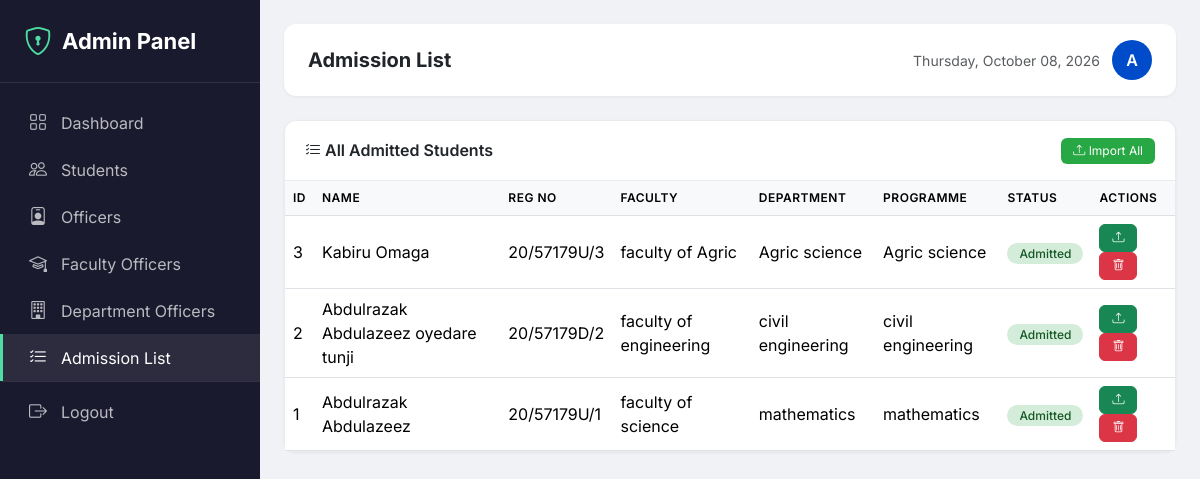
/admin/admission-list.php (signed in), run on the app's committed database.
### tables this page shows
CREATE TABLE `admission_list` (
  `id` int(11) NOT NULL,
  `fullname` varchar(255) DEFAULT NULL,
  `reg_number` varchar(50) DEFAULT NULL,
  `faculty_id` int(11) DEFAULT NULL,
  `faculty_name` varchar(255) DEFAULT NULL,
  `department` varchar(255) DEFAULT NULL,
  `programme` varchar(255) DEFAULT NULL,
  `degree_awarded` varchar(255) DEFAULT NULL,
  `status` varchar(20) DEFAULT 'admitted'
);

### admin/admission-list.php (the view, shortened to what this page needs)
<?php
include '../includes/config.php';
$admissions = mysqli_query($conn, "SELECT * FROM admission_list ORDER BY id DESC");
?>
<!DOCTYPE html>
<html lang="en">
<head>
    <link href="https://cdn.jsdelivr.net/npm/bootstrap@5.3.2/dist/css/bootstrap.min.css" rel="stylesheet">
    <link rel="stylesheet" href="https://cdn.jsdelivr.net/npm/bootstrap-icons@1.11.3/font/bootstrap-icons.min.css">
</head>
<body>
<div class="sidebar">
    <div class="brand"><i class="bi bi-shield-lock"></i> Admin Panel</div>
    <a href="dashboard.php" class="nav-link"><i class="bi bi-grid"></i> Dashboard</a>
    <a href="students.php" class="nav-link"><i class="bi bi-people"></i> Students</a>
    <a href="officers.php" class="nav-link"><i class="bi bi-person-badge"></i> Officers</a>
    <a href="faculty-officers.php" class="nav-link"><i class="bi bi-mortarboard"></i> Faculty Officers</a>
    <a href="department-officers.php" class="nav-link"><i class="bi bi-building"></i> Department Officers</a>
    <a href="admission-list.php" class="nav-link active"><i class="bi bi-list-check"></i> Admission List</a>
    <a href="logout.php" class="nav-link" style="margin-top:auto;border-top:1px solid rgba(255,255,255,0.1);padding-top:16px;"><i class="bi bi-box-arrow-right"></i> Logout</a>
</div>
<div class="main-content">
    <div class="top-bar">
        <h5 class="mb-0 fw-bold">Admission List</h5>
        <div class="user">
            <span class="text-muted small"><?php echo date('l, F d, Y'); ?></span>
            <div class="avatar"><?php echo substr($_SESSION['admin_name'], 0, 1); ?></div>
        </div>
    </div>
    <div class="card-custom">
        <div class="card-header d-flex justify-content-between align-items-center flex-wrap gap-2">
            <span><i class="bi bi-list-check"></i> All Admitted Students</span>
            <div>
                <a href="admission-list.php?import_all=1" class="btn btn-import btn-sm" onclick="return confirm('Import all students from admission list?')">
                    <i class="bi bi-upload"></i> Import All
                </a>
            </div>
        </div>
        <div class="card-body p-0">
            <div class="table-responsive">
                <table class="table table-hover mb-0">
                    <thead>
                        <tr>
                            <th>ID</th>
                            <th>Name</th>
                            <th>Reg No</th>
                            <th>Faculty</th>
                            <th>Department</th>
                            <th>Programme</th>
                            <th>Status</th>
                            <th>Actions</th>
                        </tr>
                    </thead>
                    <tbody>
                        <?php if(mysqli_num_rows($admissions) > 0): ?>
                            <?php while($row = mysqli_fetch_assoc($admissions)): ?>
                            <tr>
                                <td><?php echo $row['id']; ?></td>
                                <td><?php echo htmlspecialchars($row['fullname']); ?></td>
                                <td><?php echo htmlspecialchars($row['reg_number']); ?></td>
                                <td><?php echo htmlspecialchars($row['faculty_name']); ?></td>
                                <td><?php echo htmlspecialchars($row['department']); ?></td>
                                <td><?php echo htmlspecialchars($row['programme']); ?></td>
                                <td><span class="status-badge"><?php echo ucfirst($row['status']); ?></span></td>
                                <td>
                                    <a href="admission-list.php?import=<?php echo $row['id']; ?>" class="btn btn-success btn-sm" onclick="return confirm('Import this student?')"><i class="bi bi-upload"></i></a>
                                    <a href="admission-list.php?delete=<?php echo $row['id']; ?>" class="btn btn-danger btn-sm" onclick="return confirm('Are you sure?')"><i class="bi bi-trash"></i></a>
                                </td>
                            </tr>
                            <?php endwhile; ?>
                        <?php else: ?>
                            <tr><td colspan="8" class="text-center text-muted py-4">No records found</td></tr>
                        <?php endif; ?>
                    </tbody>
                </table>
            </div>
        </div>
    </div>
</div>
</body>
</html>

### admin/admission-list.php (style rules this page uses)
:root { --sidebar-width:260px;--primary:#004bca; }
* { box-sizing:border-box; }
body { font-family:'Inter',sans-serif;background:#f0f2f5; }
.sidebar { position:fixed;left:0;top:0;height:100vh;width:var(--sidebar-width);background:#1a1a2e;color:#fff;padding:20px 0;overflow-y:auto;z-index:1000; }
.sidebar .brand { font-size:22px;font-weight:700;padding:0 24px 20px;border-bottom:1px solid rgba(255,255,255,0.1);margin-bottom:16px;display:flex;align-items:center;gap:10px; }
.sidebar .brand i { font-size:28px;color:#4edea3; }
.sidebar .nav-link { color:rgba(255,255,255,0.7);padding:10px 24px;display:flex;align-items:center;gap:12px;text-decoration:none;transition:0.2s;border-left:3px solid transparent; }
.sidebar .nav-link.active { background:rgba(255,255,255,0.08);color:#fff;border-left-color:#4edea3; }
.sidebar .nav-link i { width:22px;text-align:center;font-size:18px; }
.main-content { margin-left:var(--sidebar-width);padding:24px; }
.top-bar { background:#fff;padding:16px 24px;border-radius:12px;margin-bottom:24px;display:flex;justify-content:space-between;align-items:center;box-shadow:0 1px 3px rgba(0,0,0,0.06); }
.top-bar .user { display:flex;align-items:center;gap:12px; }
.top-bar .user .avatar { width:40px;height:40px;border-radius:50%;background:var(--primary);color:#fff;display:flex;align-items:center;justify-content:center;font-weight:600; }
.card-custom { background:#fff;border-radius:12px;border:1px solid #e9ecef;box-shadow:0 1px 3px rgba(0,0,0,0.06); }
.card-custom .card-header { background:transparent;border-bottom:1px solid #e9ecef;padding:16px 20px;font-weight:600; }
.card-custom .card-body { padding:20px; }
.btn-sm { padding:4px 12px;font-size:12px;border-radius:6px; }
.table th { background:#f8f9fa;font-weight:600;font-size:12px;text-transform:uppercase;letter-spacing:0.5px; }
.table td { vertical-align:middle; }
.status-badge { padding:3px 12px;border-radius:20px;font-size:12px;font-weight:500;background:#d4edda;color:#155724; }
.btn-import { background:#28a745;color:#fff;border:none; }

### data on the page
admission_list: id "3", fullname "Kabiru Omaga", reg_number "20/57179U/3", faculty_name "faculty of Agric", department "Agric science", programme "Agric science", status "Admitted"
admission_list: id "2", fullname "Abdulrazak Abdulazeez oyedare tunji", reg_number "20/57179D/2", faculty_name "faculty of engineering", department "civil engineering", programme "civil engineering", status "Admitted"
admission_list: id "1", fullname "Abdulrazak Abdulazeez", reg_number "20/57179U/1", faculty_name "faculty of science", department "mathematics", programme "mathematics", status "Admitted"

### other printed values
substr($_SESSION['admin_name'], 0, 1) "A"
